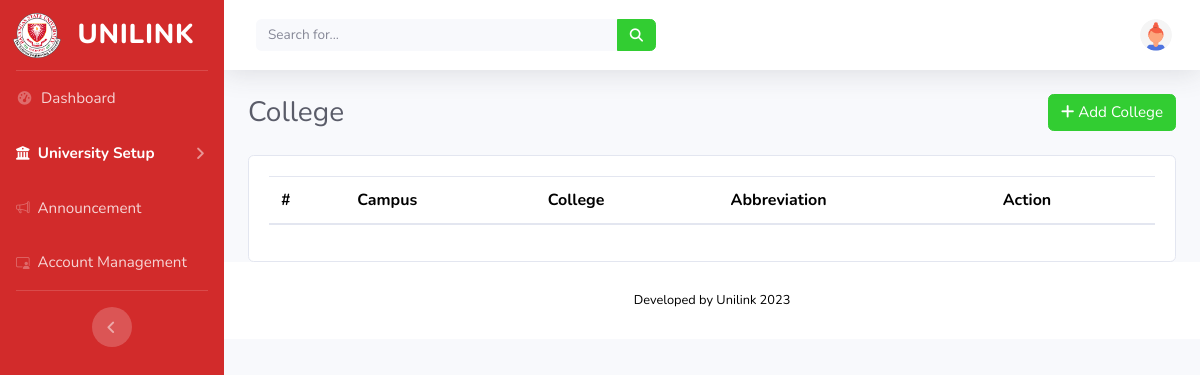
/ADMIN/college.php, run on an earlier commit of the app's database.
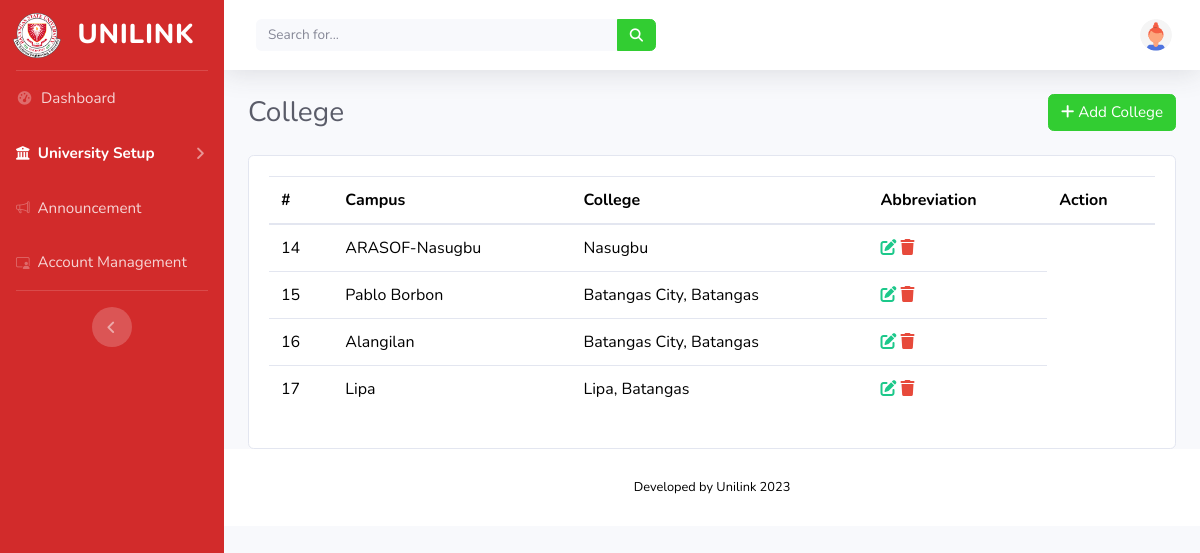
And on a later commit of the database.
### tables this page shows
CREATE TABLE `campus` (
  `id` int(50) NOT NULL,
  `campus_name` varchar(100) NOT NULL,
  `address` varchar(100) NOT NULL
);

### ADMIN/college.php (the view, shortened to what the changed rows need)
<html lang="en">
  <head>
    <link href="vendor/fontawesome-free/css/all.min.css" rel="stylesheet" type="text/css">
    <link href="https://maxcdn.bootstrapcdn.com/bootstrap/4.5.2/css/bootstrap.min.css" rel="stylesheet">
    <link rel="stylesheet" href="https://cdn.jsdelivr.net/npm/bootstrap-icons@1.11.0/font/bootstrap-icons.css">
    <link href="vendor/datatables/dataTables.bootstrap4.min.css" rel="stylesheet">
    <link href="css/sb-admin-2.min.css" rel="stylesheet">
  </head>
  <body id="page-top"> <?php
            include 'db.php';
        ?>
    <div id="wrapper">
      <div id="content-wrapper" class="d-flex flex-column">
        <div id="content">
          <div class="container-fluid">
            <div class="card">
              <div class="card-body">
                <div class="table">
                  <table id="myTable" class="table display" data-ordering="true" data-paging="true" data-searching="true">
                    <thead>
                      <tr>
                        <th>#</th>
                        <th>Campus</th>
                        <th>College</th>
                        <th>Abbreviation</th>
                        <th>Action</th>
                      </tr>
                    </thead>
                    <tbody> <?php
                    $query = "SELECT * FROM campus";
                    $sql = mysqli_query($conn, $query);
                    while ($row = mysqli_fetch_array($sql)) { ?> <tr>
                        <td> <?php echo $row["id"]; ?> </td>
                        <td> <?php echo $row["campus_name"]; ?> </td>
                        <td> <?php echo $row["address"]; ?> </td>
                        <td>
                          <a class="editCampus" data-toggle="modal" data-target="#editCampusModal" id="editCampus" onclick="setData(`
                                                              <?=$row['id']?>`, `
                                                              <?=$row['campus_name']?>`, `
                                                              <?=$row['address']?>`)">
                            <i class='fas fa-edit text-success'></i>
                          </a>
                          <a href="campus.php?id=
                                                              <?php echo $row['id']; ?>" onClick="return confirm('Are you sure you want to delete?')" name="delcampus">
                            <i class="fas fa-trash text-danger"></i>
                          </a>
                        </td>
                      </tr> <?php
                  }
                  ?> </tbody>
                  </table>
                </div>
              </div>
            </div>
          </div>
        </div>
      </div>
    </div>
  </body>
</html>

What changed in the data, as far as the page shows it:
added campus: id "14", campus_name "ARASOF-Nasugbu", address "Nasugbu"
added campus: id "15", campus_name "Pablo Borbon", address "Batangas City, Batangas"
added campus: id "16", campus_name "Alangilan", address "Batangas City, Batangas"
added campus: id "17", campus_name "Lipa", address "Lipa, Batangas"
